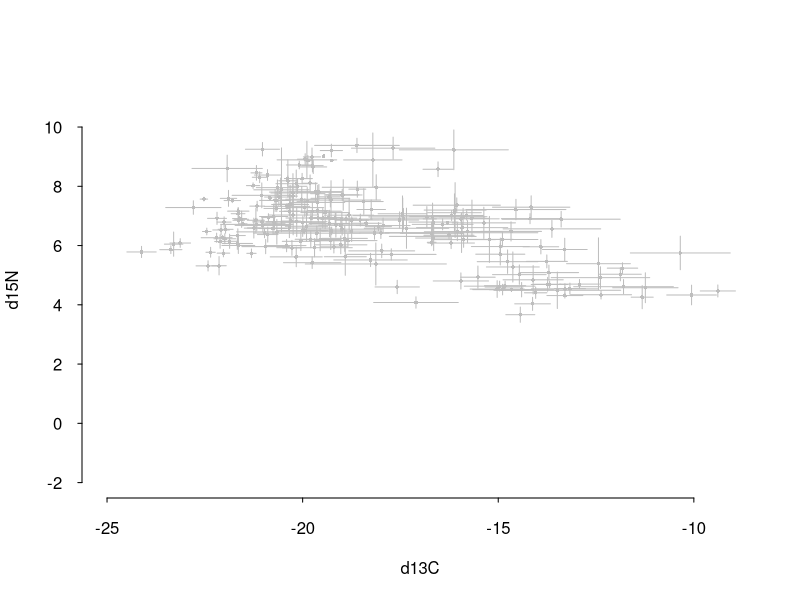

This figure's R source: (Note: this script raises an error after producing the figure.)
## Fabrizia Ronco
## April 2020


########################################################################
#######   requried packages  ###########################################
########################################################################

require(scales)	# version 1.0.0


########################################################################
#######   Ploting BASELINE data sets on the cichlid data ###############
########################################################################

### get baseline data
base= read.csv("../../01_Data/baseline.csv", h=T)
#head(base)

## define colors and sybols for the different samples 
base$pch = base$Sample_ID
levels(base$pch) =c("24","25" )
#levels(base$Tribe)
palette(c("grey20", "aquamarine", "darkgreen", "hotpink", "gold", "darkolivegreen4", "pink"))


### get cichlid data and make species means with CI
SI= read.csv("../../01_Data/SI_data.csv", h=T)
## add species info:
spinfo= read.csv("../../01_Data/specimen_voucher_key.csv", head=T)
SI = merge( SI, spinfo[,c(1,3,8,9)], by.x="ID", by.y="ID", all.x=T)
#head(SI)

SI_means = aggregate( SI[,2:3], list(SI$SpeciesID), mean)
SI_CI = aggregate( SI[,2:3], list(SI$SpeciesID), function(x) (1.96*(sd(x)/sqrt(length(x))) )  )

##. define range fro plotting limits
Nrange = range(c( SI_means$d15N-SI_CI$d15N, SI_means$d15N+SI_CI$d15N,  base$d15N), na.rm=T)
Crange = range(c( SI_means$d13C-SI_CI$d13C, SI_means$d13C+SI_CI$d13C,  base$d13C), na.rm=T)



###. PLot
quartz(width =5 , height=5, file="../Plots/SI_cichlid_vs_Baseline_overall_N_S.pdf", type="pdf")
plot( SI_means$d13C, SI_means$d15N, pch=16, col="grey", cex=0.5, axes=F, 	xlab= "d13C",ylab= "d15N", cex.lab=1, ylim=c(-2,11), xlim=c(-25,-9))

segments(x0= SI_means$d13C-SI_CI$d13C ,y0=SI_means$d15N  ,x1=SI_means$d13C+ SI_CI$d13C  , y1=SI_means$d15N , col="grey")
segments(x0= SI_means$d13C, y0=SI_means$d15N-SI_CI$d15N  ,x1=SI_means$d13C, y1=SI_means$d15N+ SI_CI$d15N , col="grey")

axis(1, las=1, cex=0.5,tck=-0.01 )
axis(2, las=1, cex=0.5,tck=-0.01)

points(base$d13C,  base$d15N, pch=as.numeric(as.character(base$pch)), cex=0.5, col= alpha(as.numeric(base$Tribe), 0.5) )
legend( "bottomleft", legend= levels(base$Tribe), col=as.factor(levels(base$Tribe)), cex=0.75, bty="n", pch=19)

dev.off()



########################################################################
#######   Use the cichlid data to test effects of sampling localites  ##
########################################################################


############. approach 1: test for an effect of sampling laclaitiy over the entire data set:
##### one using species as covariate and once using ecologial categories as covariate

#. get ecological categories

cats= read.csv("../../01_Data/Species_ecoCat.csv", h=T)
new3 = merge( SI, cats, by.x="SpeciesID", by.y="SpeciesID")
#head(new3)


#### make multiple regression models and calcualte percentage of variance explained 


##.------------ N 

## --- species 

fit1 = lm ( new3$d15N ~ new3$latitude * new3$longitude * new3$SpeciesID)
af = anova(fit1)
afss = af$"Sum Sq"

print(fit1$call)
print(cbind(af,PctExp=afss/sum(afss)*100))

## --- trophic category
 
fit2= lm ( new3$d15N ~ new3$latitude * new3$longitude * new3$food)
af= anova(fit2)
afss <- af$"Sum Sq"

print(fit2$call)
print(cbind(af,PctExp=afss/sum(afss)*100))



##.------------ C
## --- species 
fit1 = lm ( new3$d13C ~ new3$latitude * new3$longitude * new3$SpeciesID)
af = anova(fit1)
afss = af$"Sum Sq"

print(fit1$call)
print(cbind(af,PctExp=afss/sum(afss)*100))


## --- habitat category
fit2= lm ( new3$d13C ~ new3$latitude * new3$longitude * new3$habitat)
af= anova(fit2)
afss <- af$"Sum Sq"

print(fit2$call)
print(cbind(af,PctExp=afss/sum(afss)*100))



#################. approach 2 test species set with lakewide distribution for a difference between northern and southern samples

####. get dataset which contains this info 

sn = read.csv("../../01_Data/SI_data_n_s_distribution.csv", h=T)
#head(sn)
#head(SI)

sloc_sp_means = aggregate(sn[,2:3], list(sn$loc, sn$Species), mean)
#summary(sloc_sp_means)
#head(sloc_sp_means)

#par(mfcol=c(3,2))
#plot( sloc_sp_means$N ~ sloc_sp_means$Group.1)
t.test(sloc_sp_means$N[sloc_sp_means$Group.1 == "s"] , sloc_sp_means$N[sloc_sp_means$Group.1 == "n"] )
#plot( sloc_sp_means$C ~ sloc_sp_means$Group.1)
t.test(sloc_sp_means$C[sloc_sp_means$Group.1 == "s"] , sloc_sp_means$C[sloc_sp_means$Group.1 == "n"] )



